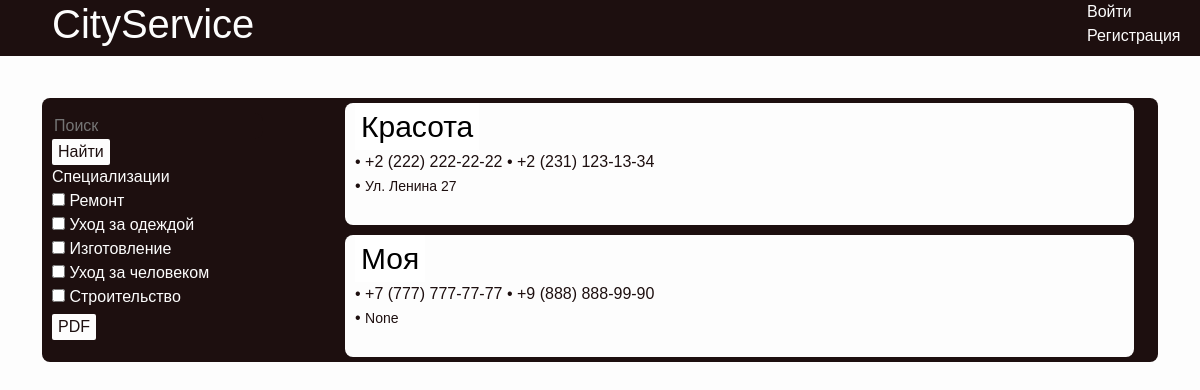
The app's page /cityservice/companies, older data.
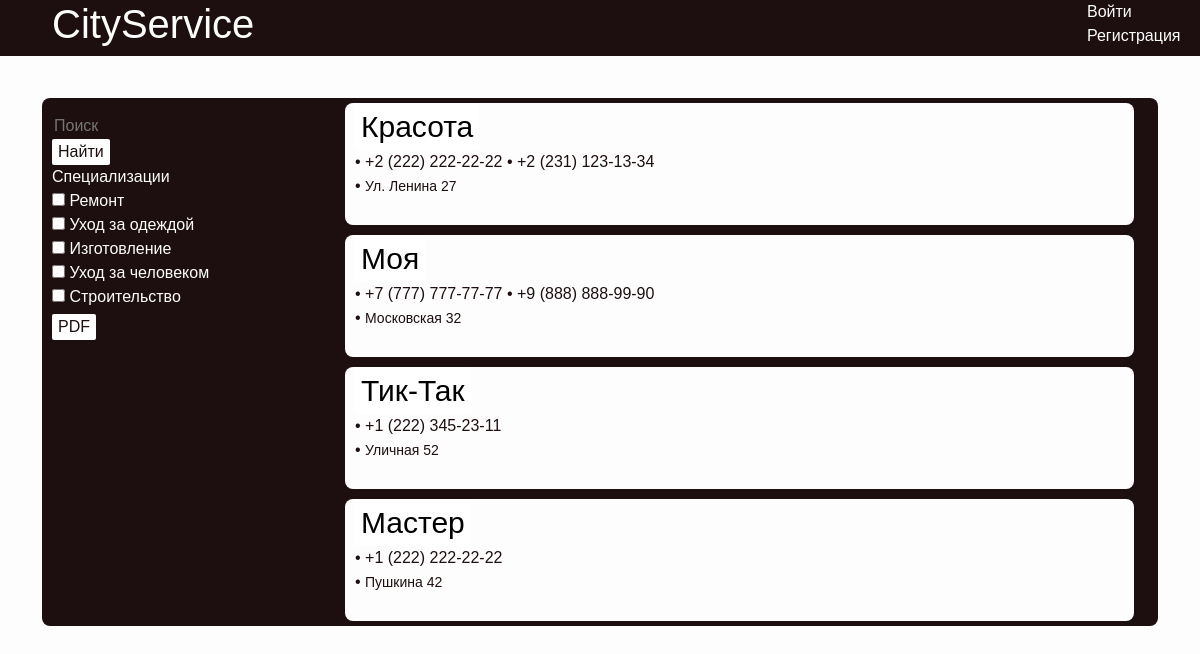
The same page, newer data.
### etc/models.py (models this page shows)
class Specialization(models.Model):
    id = models.IntegerField(primary_key=True)
    name = models.CharField(max_length=150, null=False)
    class Meta:
        db_table = "specialization"

class Company(models.Model):
    id = models.IntegerField(primary_key=True)
    name = models.CharField(max_length=150, null=False) #blank = False?
    rank = models.IntegerField(null=True)
    type_of_ownership = models.CharField(max_length=150, null=True)
    address = models.CharField(max_length=200, null=True)
    description = models.TextField()
    account = models.ForeignKey(Account, on_delete=models.CASCADE)
    services = models.ManyToManyField(Service)
    specializations = models.ManyToManyField(Specialization)
    holidays = models.ManyToManyField(Holiday)
    day_of_work = models.ManyToManyField(Day_of_work)
    class Meta:
        db_table = "company"

class Phone(models.Model):
    id = models.IntegerField(primary_key=True)
    phone = models.CharField(max_length=15, null=False)
    company = models.ForeignKey(Company, on_delete=models.CASCADE)
    class Meta:
        db_table = "phone"

### etc/views.py (the view)
# urls.py: path('cityservice/companies', companies, name='companies'),
def companies(request):
    context = {}
    if request.method == 'POST':
        companies = []
        phones = []
        if request.POST['specs_choose'] != '':
            specs = request.POST['specs_choose'].split(',')
            services = []
            for spec in specs:
                specialization = Specialization.objects.get(name=spec)
                service_list = list(Service.objects.filter(specialization=specialization))
                companies.extend(list(Company.objects.filter(specializations=specialization)))
                for item in service_list:
                    services.append(item)
            context['services'] = services
        if request.POST['services_choose'] != '':
            services = request.POST['services_choose'].split(',')
            companies = []
            phones = []
            for service in services:
                s = Service.objects.get(name=service)
                companies.extend(list(Company.objects.filter(services=s)))
        if request.POST['search'] != '':
            search = request.POST['search']
            print(search)
            print(type(search))
            services = list(Service.objects.filter(Q(name__icontains=search) | Q(name__icontains=search.upper()) | Q(name__icontains=search.lower()) | Q(name__icontains=search.lower().title())))
            specializations = list(Specialization.objects.filter(Q(name__icontains=search) | Q(name__icontains=search.upper()) | Q(name__icontains=search.lower()) | Q(name__icontains=search.lower().title())))
            companies.extend(list(Company.objects.filter(Q(name__icontains=search) | Q(name__icontains=search.upper()) | Q(name__icontains=search.lower()) | Q(name__icontains=search.lower().title()))))
            for service in services:
                companies.extend(list(Company.objects.filter(services=service)))
            for spec in specializations:
                companies.extend(list(Company.objects.filter(specializations=spec)))
        companies = set(companies)
        for elem in companies:
            phones.append(list(Phone.objects.filter(company=elem)))
        pdf_companies = [{'pk': company.pk, 'name': company.name, 'address': company.address} for company in companies]
        pdf_phones = [[p.phone for p in phone] for phone in phones]
        context['companies'] = companies
        context['pdf_companies'] = pdf_companies
        context['pdf_phones'] = pdf_phones
        context['phones'] = phones
        context['search'] = request.POST['search']
        context['specs_choose'] = request.POST['specs_choose']
        context['services_choose'] = request.POST['services_choose']
    else:
        qs_companies = Company.objects.all()
        comps = list(qs_companies)
        phones = []
        qs_phones = {}
        for comp in comps:
            phones.append(list(Phone.objects.filter(company=comp)))
        pdf_companies = [{'pk': company.pk, 'name': company.name, 'address': company.address} for company in qs_companies]
        pdf_phones = [[p.phone for p in phone] for phone in phones]
        context['pdf_companies'] = pdf_companies
        context['pdf_phones'] = pdf_phones
        context['phones'] = phones
        context['companies'] = comps
        context['specs_choose'] = ''
        context['services_choose'] = ''
        context['search'] = ''
    context['specs'] = Specialization.objects.all()
    return render(request, 'companies.html', context)

### etc/templates/companies.html (shortened to what this page needs)
{% load static %}
<!DOCTYPE html>
<html lang="en">
<head>
    <link href="/static/bootstrap/css/bootstrap.min.css" rel="stylesheet">
    <link href="/static/company_style.css" rel=stylesheet>
</head>
<body>
    <header>
        <div class="container ">
            <div class="row">
                <div class="col-11">
                    <h1 class="text-left cs-h1"><a class="cs-a" href={% url 'companies' %}>CityService</a></h1>
                </div>
                <div class="col-1">
                    {% if request.user.is_authenticated %}
                        <a href={%url 'account_profile'%} class="cs-a-registr">Профиль</a>
                        <br>
                        <a href={% url 'account_logout'%} class="cs-a-registr">Выйти</a>
                    {% else %}
                        <a href={% url 'account_login'%} class="cs-a-registr">Войти</a>
                        <br>
                        <a href={% url 'account_registration'%} class="cs-a-registr">Регистрация</a>
                    {% endif %}
                </div>
            </div>
        </div>
    </header>
    <hr>
    <div class="container">
    <br>
    <div class="container">
        <div class="row">
            <div class="col-3 cs-panel">
                <form class="cs-form" action={% url 'companies' %} method="POST">
                        <input placeholder="Поиск" class="cs-input" name="search">
                    <input type="submit" class="cs-button" value="Найти">
                <div class="spez-name">Специализации</div>
                <div class="spez">
                            {% for spec in specs %}
                                <div class="">
                                        <input onclick="spec('{{ spec.name }}')" id='spec_{{spec.name}}' type="checkbox">
                                        <label id='label_{{spec.name}}' class="cs-label" for='spec_{{spec.name}}' onchange="this.form.submit()">{{ spec.name }}</label>
                                </div>
                            {% endfor %}
                </div>
                    </form>
                </div>
                <form class="cs-form" action={% url 'create_pdf' %} method="POST">
                    <input type="submit" style="margin-top: 5px;" class="cs-button" onclick="_pdf()" value="PDF">
                </form>
            </div>
            <div class="col-9 cs-spezi">
                <div class="cs-spezi_list">
                    <div class="container">
                        {% for company in companies %}
                        <div class="row">
                            <div class="column-10">
                                <div class="cs-spez">
                                        <form method="POST" action={% url 'company' %}>
                                            <input type="submit" class="button_company_name" value={{company.name}}>
                                    {% with count=forloop.counter %}
                                        {% for ph in phones %}
                                            {% if forloop.counter == count %}
                                                {% for p in ph%}
                                                    <span class="tochka"> • </span>
                                                    <label class="label-phone">{{ p.phone }}</label>
                                                {% endfor %}
                                            {% endif %}
                                        {% endfor %}
                                    {% endwith %}
                                    <br>
                                    <span class="tochka"> • </span>
                                    <span class="cs-vakansiya-company">{{company.address}}</span>
                                    <br>
                                    <br>
                                </div>
                            </div>
                        </div>
                        {% endfor %}
                    </div>
                </div>
            </div>
        </div>
</body>
</html>

### static/company_style.css (style rules this page uses)
:root { --colorBlack: #1D0F0F; --colorWhite: #fdfdfd; --colorGray: #a3a3a3; }
body { font-family: Arial, Helvetica, sans-serif; background-color: var(--colorWhite); }
.cs-h1 { color: var(--colorWhite); }
header { background-color: var(--colorBlack); margin-bottom: -15px; }
hr { color: var(--colorWhite); }
.cs-panel { background-color: var(--colorBlack); color: var(--colorWhite); padding: 5px; padding-left: 10px; border-radius: 8px; border-top-right-radius: 0px; border-bottom-right-radius: 0px; }
.cs-spezi { background-color: var(--colorBlack); color: var(--colorWhite); border-top-right-radius: 8px; border-bottom-right-radius: 8px; }
.cs-spez { background-color: var(--colorWhite); margin-top: 5px; margin-bottom: 5px; border-radius: 8px; border-style: hidden; padding-left: 10px; }
.cs-vakansiya-name, .cs-vakansiya-opisanie, .cs-vakansiya-spez, .cs-vakansiya-regioni, .cs-vakansiya-company { color: var(--colorBlack); }
.cs-vakansiya-spez, .cs-vakansiya-regioni, .cs-vakansiya-company { font-size: 14px; }
.tochka { color: var(--colorBlack); }
.cs-input { margin-top: 10px; width: auto; border-radius: 8px; border-style: hidden; background-color: var(--colorBlack); color: var(--colorWhite); }
.cs-button { border-radius: 2px; background-color: var(--colorWhite); color: var(--colorBlack); border-style: hidden; }
.cs-a-registr { text-decoration: none; color: var(--colorWhite); }
.cs-a { text-decoration: none; color: var(--colorWhite); margin-left: 10px; }
.cs-form { background-color: var(--colorBlack); border-color: var(--colorWhite); }
.label-phone { color: var(--colorBlack); }
.button_company_name { border: none; background-color: white; font-size: 30px; color: black }

Row changes from the older to the newer data that the page shows:
changed Company: address "None" → "Московская 32"
added Company: name "Тик-Так", address "Уличная 52"
added Phone: phone "+1 (222) 345-23-11"
added Company: address "Пушкина 42"
added Phone: phone "+1 (222) 222-22-22"
